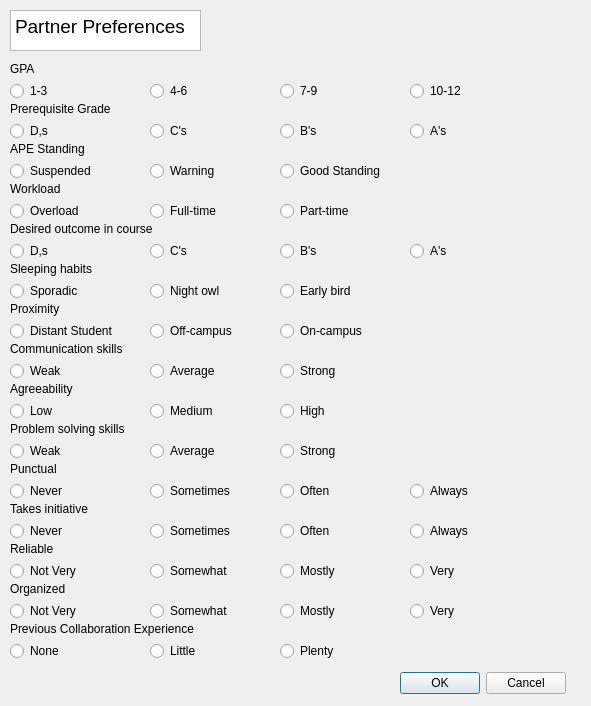
<?xml version="1.0" encoding="UTF-8"?>
<ui version="4.0">
 <class>preferencePage</class>
 <widget class="QWidget" name="preferencePage">
  <property name="geometry">
   <rect>
    <x>0</x>
    <y>0</y>
    <width>591</width>
    <height>706</height>
   </rect>
  </property>
  <property name="windowTitle">
   <string>Form</string>
  </property>
  <widget class="QLabel" name="prereqLabel">
   <property name="geometry">
    <rect>
     <x>10</x>
     <y>100</y>
     <width>131</width>
     <height>17</height>
    </rect>
   </property>
   <property name="text">
    <string>Prerequisite Grade</string>
   </property>
  </widget>
  <widget class="QRadioButton" name="radioButton">
   <property name="geometry">
    <rect>
     <x>10</x>
     <y>120</y>
     <width>117</width>
     <height>22</height>
    </rect>
   </property>
   <property name="text">
    <string>D,s</string>
   </property>
   <attribute name="buttonGroup">
    <string notr="true">prereqButtonGroup</string>
   </attribute>
  </widget>
  <widget class="QRadioButton" name="radioButton_2">
   <property name="geometry">
    <rect>
     <x>150</x>
     <y>120</y>
     <width>117</width>
     <height>22</height>
    </rect>
   </property>
   <property name="text">
    <string>C's</string>
   </property>
   <attribute name="buttonGroup">
    <string notr="true">prereqButtonGroup</string>
   </attribute>
  </widget>
  <widget class="QRadioButton" name="radioButton_3">
   <property name="geometry">
    <rect>
     <x>410</x>
     <y>120</y>
     <width>117</width>
     <height>22</height>
    </rect>
   </property>
   <property name="text">
    <string>A's</string>
   </property>
   <attribute name="buttonGroup">
    <string notr="true">prereqButtonGroup</string>
   </attribute>
  </widget>
  <widget class="QRadioButton" name="radioButton_4">
   <property name="geometry">
    <rect>
     <x>280</x>
     <y>120</y>
     <width>117</width>
     <height>22</height>
    </rect>
   </property>
   <property name="text">
    <string>B's</string>
   </property>
   <attribute name="buttonGroup">
    <string notr="true">prereqButtonGroup</string>
   </attribute>
  </widget>
  <widget class="QRadioButton" name="radioButton_5">
   <property name="geometry">
    <rect>
     <x>10</x>
     <y>160</y>
     <width>117</width>
     <height>22</height>
    </rect>
   </property>
   <property name="text">
    <string>Suspended</string>
   </property>
   <attribute name="buttonGroup">
    <string notr="true">apeButtonGroup</string>
   </attribute>
  </widget>
  <widget class="QLabel" name="APELabel">
   <property name="geometry">
    <rect>
     <x>10</x>
     <y>140</y>
     <width>131</width>
     <height>17</height>
    </rect>
   </property>
   <property name="text">
    <string>APE Standing</string>
   </property>
  </widget>
  <widget class="QRadioButton" name="radioButton_6">
   <property name="geometry">
    <rect>
     <x>150</x>
     <y>160</y>
     <width>117</width>
     <height>22</height>
    </rect>
   </property>
   <property name="text">
    <string>Warning</string>
   </property>
   <attribute name="buttonGroup">
    <string notr="true">apeButtonGroup</string>
   </attribute>
  </widget>
  <widget class="QRadioButton" name="radioButton_7">
   <property name="geometry">
    <rect>
     <x>280</x>
     <y>160</y>
     <width>131</width>
     <height>22</height>
    </rect>
   </property>
   <property name="text">
    <string>Good Standing</string>
   </property>
   <attribute name="buttonGroup">
    <string notr="true">apeButtonGroup</string>
   </attribute>
  </widget>
  <widget class="QRadioButton" name="radioButton_8">
   <property name="geometry">
    <rect>
     <x>10</x>
     <y>200</y>
     <width>117</width>
     <height>22</height>
    </rect>
   </property>
   <property name="text">
    <string>Overload</string>
   </property>
   <attribute name="buttonGroup">
    <string notr="true">workloadButtonGroup</string>
   </attribute>
  </widget>
  <widget class="QLabel" name="workloadLabel">
   <property name="geometry">
    <rect>
     <x>10</x>
     <y>180</y>
     <width>131</width>
     <height>17</height>
    </rect>
   </property>
   <property name="text">
    <string>Workload</string>
   </property>
  </widget>
  <widget class="QRadioButton" name="radioButton_9">
   <property name="geometry">
    <rect>
     <x>150</x>
     <y>200</y>
     <width>117</width>
     <height>22</height>
    </rect>
   </property>
   <property name="text">
    <string>Full-time</string>
   </property>
   <attribute name="buttonGroup">
    <string notr="true">workloadButtonGroup</string>
   </attribute>
  </widget>
  <widget class="QRadioButton" name="radioButton_10">
   <property name="geometry">
    <rect>
     <x>280</x>
     <y>200</y>
     <width>117</width>
     <height>22</height>
    </rect>
   </property>
   <property name="text">
    <string>Part-time</string>
   </property>
   <attribute name="buttonGroup">
    <string notr="true">workloadButtonGroup</string>
   </attribute>
  </widget>
  <widget class="QRadioButton" name="radioButton_11">
   <property name="geometry">
    <rect>
     <x>10</x>
     <y>240</y>
     <width>117</width>
     <height>22</height>
    </rect>
   </property>
   <property name="text">
    <string>D,s</string>
   </property>
   <attribute name="buttonGroup">
    <string notr="true">outcomeButtonGroup</string>
   </attribute>
  </widget>
  <widget class="QLabel" name="outcomeLabel">
   <property name="geometry">
    <rect>
     <x>10</x>
     <y>220</y>
     <width>191</width>
     <height>17</height>
    </rect>
   </property>
   <property name="text">
    <string>Desired outcome in course</string>
   </property>
  </widget>
  <widget class="QRadioButton" name="radioButton_12">
   <property name="geometry">
    <rect>
     <x>150</x>
     <y>240</y>
     <width>117</width>
     <height>22</height>
    </rect>
   </property>
   <property name="text">
    <string>C's</string>
   </property>
   <attribute name="buttonGroup">
    <string notr="true">outcomeButtonGroup</string>
   </attribute>
  </widget>
  <widget class="QRadioButton" name="radioButton_13">
   <property name="geometry">
    <rect>
     <x>280</x>
     <y>240</y>
     <width>117</width>
     <height>22</height>
    </rect>
   </property>
   <property name="text">
    <string>B's</string>
   </property>
   <attribute name="buttonGroup">
    <string notr="true">outcomeButtonGroup</string>
   </attribute>
  </widget>
  <widget class="QRadioButton" name="radioButton_14">
   <property name="geometry">
    <rect>
     <x>410</x>
     <y>240</y>
     <width>117</width>
     <height>22</height>
    </rect>
   </property>
   <property name="text">
    <string>A's</string>
   </property>
   <attribute name="buttonGroup">
    <string notr="true">outcomeButtonGroup</string>
   </attribute>
  </widget>
  <widget class="QRadioButton" name="radioButton_28">
   <property name="geometry">
    <rect>
     <x>10</x>
     <y>280</y>
     <width>117</width>
     <height>22</height>
    </rect>
   </property>
   <property name="text">
    <string>Sporadic</string>
   </property>
   <attribute name="buttonGroup">
    <string notr="true">sleepButtonGroup</string>
   </attribute>
  </widget>
  <widget class="QLabel" name="sleepLabel">
   <property name="geometry">
    <rect>
     <x>10</x>
     <y>260</y>
     <width>131</width>
     <height>17</height>
    </rect>
   </property>
   <property name="text">
    <string>Sleeping habits</string>
   </property>
  </widget>
  <widget class="QRadioButton" name="radioButton_29">
   <property name="geometry">
    <rect>
     <x>150</x>
     <y>280</y>
     <width>117</width>
     <height>22</height>
    </rect>
   </property>
   <property name="text">
    <string>Night owl</string>
   </property>
   <attribute name="buttonGroup">
    <string notr="true">sleepButtonGroup</string>
   </attribute>
  </widget>
  <widget class="QRadioButton" name="radioButton_30">
   <property name="geometry">
    <rect>
     <x>280</x>
     <y>280</y>
     <width>117</width>
     <height>22</height>
    </rect>
   </property>
   <property name="text">
    <string>Early bird</string>
   </property>
   <attribute name="buttonGroup">
    <string notr="true">sleepButtonGroup</string>
   </attribute>
  </widget>
  <widget class="QRadioButton" name="radioButton_31">
   <property name="geometry">
    <rect>
     <x>10</x>
     <y>320</y>
     <width>141</width>
     <height>22</height>
    </rect>
   </property>
   <property name="text">
    <string>Distant Student</string>
   </property>
   <attribute name="buttonGroup">
    <string notr="true">proximityButtonGroup</string>
   </attribute>
  </widget>
  <widget class="QLabel" name="proximityLabel">
   <property name="geometry">
    <rect>
     <x>10</x>
     <y>300</y>
     <width>131</width>
     <height>17</height>
    </rect>
   </property>
   <property name="text">
    <string>Proximity</string>
   </property>
  </widget>
  <widget class="QRadioButton" name="radioButton_32">
   <property name="geometry">
    <rect>
     <x>150</x>
     <y>320</y>
     <width>117</width>
     <height>22</height>
    </rect>
   </property>
   <property name="text">
    <string>Off-campus</string>
   </property>
   <attribute name="buttonGroup">
    <string notr="true">proximityButtonGroup</string>
   </attribute>
  </widget>
  <widget class="QRadioButton" name="radioButton_33">
   <property name="geometry">
    <rect>
     <x>280</x>
     <y>320</y>
     <width>117</width>
     <height>22</height>
    </rect>
   </property>
   <property name="text">
    <string>On-campus</string>
   </property>
   <attribute name="buttonGroup">
    <string notr="true">proximityButtonGroup</string>
   </attribute>
  </widget>
  <widget class="QRadioButton" name="radioButton_34">
   <property name="geometry">
    <rect>
     <x>10</x>
     <y>360</y>
     <width>117</width>
     <height>22</height>
    </rect>
   </property>
   <property name="text">
    <string>Weak</string>
   </property>
   <attribute name="buttonGroup">
    <string notr="true">commSkillsButtonGroup</string>
   </attribute>
  </widget>
  <widget class="QLabel" name="commSkillsLabel">
   <property name="geometry">
    <rect>
     <x>10</x>
     <y>340</y>
     <width>151</width>
     <height>17</height>
    </rect>
   </property>
   <property name="text">
    <string>Communication skills</string>
   </property>
  </widget>
  <widget class="QRadioButton" name="radioButton_35">
   <property name="geometry">
    <rect>
     <x>150</x>
     <y>360</y>
     <width>117</width>
     <height>22</height>
    </rect>
   </property>
   <property name="text">
    <string>Average</string>
   </property>
   <attribute name="buttonGroup">
    <string notr="true">commSkillsButtonGroup</string>
   </attribute>
  </widget>
  <widget class="QRadioButton" name="radioButton_36">
   <property name="geometry">
    <rect>
     <x>280</x>
     <y>360</y>
     <width>117</width>
     <height>22</height>
    </rect>
   </property>
   <property name="text">
    <string>Strong</string>
   </property>
   <attribute name="buttonGroup">
    <string notr="true">commSkillsButtonGroup</string>
   </attribute>
  </widget>
  <widget class="QRadioButton" name="radioButton_37">
   <property name="geometry">
    <rect>
     <x>10</x>
     <y>400</y>
     <width>117</width>
     <height>22</height>
    </rect>
   </property>
   <property name="text">
    <string>Low</string>
   </property>
   <attribute name="buttonGroup">
    <string notr="true">agreeabilityButtonGroup</string>
   </attribute>
  </widget>
  <widget class="QLabel" name="agreeLabel">
   <property name="geometry">
    <rect>
     <x>10</x>
     <y>380</y>
     <width>131</width>
     <height>17</height>
    </rect>
   </property>
   <property name="text">
    <string>Agreeability</string>
   </property>
  </widget>
  <widget class="QRadioButton" name="radioButton_38">
   <property name="geometry">
    <rect>
     <x>150</x>
     <y>400</y>
     <width>117</width>
     <height>22</height>
    </rect>
   </property>
   <property name="text">
    <string>Medium</string>
   </property>
   <attribute name="buttonGroup">
    <string notr="true">agreeabilityButtonGroup</string>
   </attribute>
  </widget>
  <widget class="QRadioButton" name="radioButton_39">
   <property name="geometry">
    <rect>
     <x>280</x>
     <y>400</y>
     <width>117</width>
     <height>22</height>
    </rect>
   </property>
   <property name="text">
    <string>High</string>
   </property>
   <attribute name="buttonGroup">
    <string notr="true">agreeabilityButtonGroup</string>
   </attribute>
  </widget>
  <widget class="QRadioButton" name="radioButton_40">
   <property name="geometry">
    <rect>
     <x>10</x>
     <y>440</y>
     <width>117</width>
     <height>22</height>
    </rect>
   </property>
   <property name="text">
    <string>Weak</string>
   </property>
   <attribute name="buttonGroup">
    <string notr="true">problemSolvingButtonGroup</string>
   </attribute>
  </widget>
  <widget class="QLabel" name="problemLabel">
   <property name="geometry">
    <rect>
     <x>10</x>
     <y>420</y>
     <width>151</width>
     <height>17</height>
    </rect>
   </property>
   <property name="text">
    <string>Problem solving skills</string>
   </property>
  </widget>
  <widget class="QRadioButton" name="radioButton_41">
   <property name="geometry">
    <rect>
     <x>150</x>
     <y>440</y>
     <width>117</width>
     <height>22</height>
    </rect>
   </property>
   <property name="text">
    <string>Average</string>
   </property>
   <attribute name="buttonGroup">
    <string notr="true">problemSolvingButtonGroup</string>
   </attribute>
  </widget>
  <widget class="QRadioButton" name="radioButton_42">
   <property name="geometry">
    <rect>
     <x>280</x>
     <y>440</y>
     <width>117</width>
     <height>22</height>
    </rect>
   </property>
   <property name="text">
    <string>Strong</string>
   </property>
   <attribute name="buttonGroup">
    <string notr="true">problemSolvingButtonGroup</string>
   </attribute>
  </widget>
  <widget class="QRadioButton" name="radioButton_43">
   <property name="geometry">
    <rect>
     <x>10</x>
     <y>480</y>
     <width>117</width>
     <height>22</height>
    </rect>
   </property>
   <property name="text">
    <string>Never</string>
   </property>
   <attribute name="buttonGroup">
    <string notr="true">punctualityButtonGroup</string>
   </attribute>
  </widget>
  <widget class="QLabel" name="punctualLabel">
   <property name="geometry">
    <rect>
     <x>10</x>
     <y>460</y>
     <width>131</width>
     <height>17</height>
    </rect>
   </property>
   <property name="text">
    <string>Punctual</string>
   </property>
  </widget>
  <widget class="QRadioButton" name="radioButton_44">
   <property name="geometry">
    <rect>
     <x>150</x>
     <y>480</y>
     <width>117</width>
     <height>22</height>
    </rect>
   </property>
   <property name="text">
    <string>Sometimes</string>
   </property>
   <attribute name="buttonGroup">
    <string notr="true">punctualityButtonGroup</string>
   </attribute>
  </widget>
  <widget class="QRadioButton" name="radioButton_45">
   <property name="geometry">
    <rect>
     <x>280</x>
     <y>480</y>
     <width>117</width>
     <height>22</height>
    </rect>
   </property>
   <property name="text">
    <string>Often</string>
   </property>
   <attribute name="buttonGroup">
    <string notr="true">punctualityButtonGroup</string>
   </attribute>
  </widget>
  <widget class="QRadioButton" name="radioButton_46">
   <property name="geometry">
    <rect>
     <x>410</x>
     <y>480</y>
     <width>117</width>
     <height>22</height>
    </rect>
   </property>
   <property name="text">
    <string>Always</string>
   </property>
   <attribute name="buttonGroup">
    <string notr="true">punctualityButtonGroup</string>
   </attribute>
  </widget>
  <widget class="QRadioButton" name="radioButton_47">
   <property name="geometry">
    <rect>
     <x>10</x>
     <y>520</y>
     <width>117</width>
     <height>22</height>
    </rect>
   </property>
   <property name="text">
    <string>Never</string>
   </property>
   <attribute name="buttonGroup">
    <string notr="true">initiativeButtonGroup</string>
   </attribute>
  </widget>
  <widget class="QLabel" name="initiativeLabel">
   <property name="geometry">
    <rect>
     <x>10</x>
     <y>500</y>
     <width>131</width>
     <height>17</height>
    </rect>
   </property>
   <property name="text">
    <string>Takes initiative</string>
   </property>
  </widget>
  <widget class="QRadioButton" name="radioButton_48">
   <property name="geometry">
    <rect>
     <x>150</x>
     <y>520</y>
     <width>117</width>
     <height>22</height>
    </rect>
   </property>
   <property name="text">
    <string>Sometimes</string>
   </property>
   <attribute name="buttonGroup">
    <string notr="true">initiativeButtonGroup</string>
   </attribute>
  </widget>
  <widget class="QRadioButton" name="radioButton_49">
   <property name="geometry">
    <rect>
     <x>280</x>
     <y>520</y>
     <width>117</width>
     <height>22</height>
    </rect>
   </property>
   <property name="text">
    <string>Often</string>
   </property>
   <attribute name="buttonGroup">
    <string notr="true">initiativeButtonGroup</string>
   </attribute>
  </widget>
  <widget class="QRadioButton" name="radioButton_50">
   <property name="geometry">
    <rect>
     <x>410</x>
     <y>520</y>
     <width>117</width>
     <height>22</height>
    </rect>
   </property>
   <property name="text">
    <string>Always</string>
   </property>
   <attribute name="buttonGroup">
    <string notr="true">initiativeButtonGroup</string>
   </attribute>
  </widget>
  <widget class="QRadioButton" name="radioButton_51">
   <property name="geometry">
    <rect>
     <x>10</x>
     <y>560</y>
     <width>117</width>
     <height>22</height>
    </rect>
   </property>
   <property name="text">
    <string>Not Very</string>
   </property>
   <attribute name="buttonGroup">
    <string notr="true">reliableButtonGroup</string>
   </attribute>
  </widget>
  <widget class="QLabel" name="reliableLabel">
   <property name="geometry">
    <rect>
     <x>10</x>
     <y>540</y>
     <width>131</width>
     <height>17</height>
    </rect>
   </property>
   <property name="text">
    <string>Reliable</string>
   </property>
  </widget>
  <widget class="QRadioButton" name="radioButton_52">
   <property name="geometry">
    <rect>
     <x>150</x>
     <y>560</y>
     <width>117</width>
     <height>22</height>
    </rect>
   </property>
   <property name="text">
    <string>Somewhat</string>
   </property>
   <attribute name="buttonGroup">
    <string notr="true">reliableButtonGroup</string>
   </attribute>
  </widget>
  <widget class="QRadioButton" name="radioButton_53">
   <property name="geometry">
    <rect>
     <x>280</x>
     <y>560</y>
     <width>117</width>
     <height>22</height>
    </rect>
   </property>
   <property name="text">
    <string>Mostly</string>
   </property>
   <attribute name="buttonGroup">
    <string notr="true">reliableButtonGroup</string>
   </attribute>
  </widget>
  <widget class="QRadioButton" name="radioButton_54">
   <property name="geometry">
    <rect>
     <x>410</x>
     <y>560</y>
     <width>117</width>
     <height>22</height>
    </rect>
   </property>
   <property name="text">
    <string>Very</string>
   </property>
   <attribute name="buttonGroup">
    <string notr="true">reliableButtonGroup</string>
   </attribute>
  </widget>
  <widget class="QRadioButton" name="radioButton_55">
   <property name="geometry">
    <rect>
     <x>10</x>
     <y>600</y>
     <width>117</width>
     <height>22</height>
    </rect>
   </property>
   <property name="text">
    <string>Not Very</string>
   </property>
   <attribute name="buttonGroup">
    <string notr="true">organizedButtonGroup</string>
   </attribute>
  </widget>
  <widget class="QLabel" name="organizedLabel">
   <property name="geometry">
    <rect>
     <x>10</x>
     <y>580</y>
     <width>131</width>
     <height>17</height>
    </rect>
   </property>
   <property name="text">
    <string>Organized</string>
   </property>
  </widget>
  <widget class="QRadioButton" name="radioButton_56">
   <property name="geometry">
    <rect>
     <x>150</x>
     <y>600</y>
     <width>117</width>
     <height>22</height>
    </rect>
   </property>
   <property name="text">
    <string>Somewhat</string>
   </property>
   <attribute name="buttonGroup">
    <string notr="true">organizedButtonGroup</string>
   </attribute>
  </widget>
  <widget class="QRadioButton" name="radioButton_57">
   <property name="geometry">
    <rect>
     <x>280</x>
     <y>600</y>
     <width>117</width>
     <height>22</height>
    </rect>
   </property>
   <property name="text">
    <string>Mostly</string>
   </property>
   <attribute name="buttonGroup">
    <string notr="true">organizedButtonGroup</string>
   </attribute>
  </widget>
  <widget class="QRadioButton" name="radioButton_58">
   <property name="geometry">
    <rect>
     <x>410</x>
     <y>600</y>
     <width>117</width>
     <height>22</height>
    </rect>
   </property>
   <property name="text">
    <string>Very</string>
   </property>
   <attribute name="buttonGroup">
    <string notr="true">organizedButtonGroup</string>
   </attribute>
  </widget>
  <widget class="QRadioButton" name="radioButton_15">
   <property name="geometry">
    <rect>
     <x>10</x>
     <y>80</y>
     <width>61</width>
     <height>22</height>
    </rect>
   </property>
   <property name="text">
    <string>1-3</string>
   </property>
   <attribute name="buttonGroup">
    <string notr="true">gpaButtonGroup</string>
   </attribute>
  </widget>
  <widget class="QRadioButton" name="radioButton_19">
   <property name="geometry">
    <rect>
     <x>150</x>
     <y>80</y>
     <width>51</width>
     <height>22</height>
    </rect>
   </property>
   <property name="text">
    <string>4-6</string>
   </property>
   <attribute name="buttonGroup">
    <string notr="true">gpaButtonGroup</string>
   </attribute>
  </widget>
  <widget class="QLabel" name="gpaLabel">
   <property name="geometry">
    <rect>
     <x>10</x>
     <y>60</y>
     <width>131</width>
     <height>17</height>
    </rect>
   </property>
   <property name="text">
    <string>GPA</string>
   </property>
  </widget>
  <widget class="QRadioButton" name="radioButton_22">
   <property name="geometry">
    <rect>
     <x>280</x>
     <y>80</y>
     <width>61</width>
     <height>22</height>
    </rect>
   </property>
   <property name="text">
    <string>7-9</string>
   </property>
   <attribute name="buttonGroup">
    <string notr="true">gpaButtonGroup</string>
   </attribute>
  </widget>
  <widget class="QDialogButtonBox" name="buttonBox">
   <property name="geometry">
    <rect>
     <x>390</x>
     <y>670</y>
     <width>176</width>
     <height>27</height>
    </rect>
   </property>
   <property name="standardButtons">
    <set>QDialogButtonBox::Cancel|QDialogButtonBox::Ok</set>
   </property>
  </widget>
  <widget class="QTextBrowser" name="preferenceLabel">
   <property name="geometry">
    <rect>
     <x>10</x>
     <y>10</y>
     <width>191</width>
     <height>41</height>
    </rect>
   </property>
   <property name="html">
    <string>&lt;!DOCTYPE HTML PUBLIC &quot;-//W3C//DTD HTML 4.0//EN&quot; &quot;http://www.w3.org/TR/REC-html40/strict.dtd&quot;&gt;
&lt;html&gt;&lt;head&gt;&lt;meta name=&quot;qrichtext&quot; content=&quot;1&quot; /&gt;&lt;style type=&quot;text/css&quot;&gt;
p, li { white-space: pre-wrap; }
&lt;/style&gt;&lt;/head&gt;&lt;body style=&quot; font-family:'Ubuntu'; font-size:11pt; font-weight:400; font-style:normal;&quot;&gt;
&lt;p style=&quot; margin-top:0px; margin-bottom:0px; margin-left:0px; margin-right:0px; -qt-block-indent:0; text-indent:0px;&quot;&gt;&lt;span style=&quot; font-size:14pt;&quot;&gt;Partner Preferences&lt;/span&gt;&lt;/p&gt;&lt;/body&gt;&lt;/html&gt;</string>
   </property>
  </widget>
  <widget class="QLabel" name="collabLabel">
   <property name="geometry">
    <rect>
     <x>10</x>
     <y>620</y>
     <width>241</width>
     <height>17</height>
    </rect>
   </property>
   <property name="text">
    <string>Previous Collaboration Experience</string>
   </property>
  </widget>
  <widget class="QRadioButton" name="radioButton_59">
   <property name="geometry">
    <rect>
     <x>10</x>
     <y>640</y>
     <width>117</width>
     <height>22</height>
    </rect>
   </property>
   <property name="text">
    <string>None</string>
   </property>
   <attribute name="buttonGroup">
    <string notr="true">collabButtonGroup</string>
   </attribute>
  </widget>
  <widget class="QRadioButton" name="radioButton_60">
   <property name="geometry">
    <rect>
     <x>150</x>
     <y>640</y>
     <width>117</width>
     <height>22</height>
    </rect>
   </property>
   <property name="text">
    <string>Little</string>
   </property>
   <attribute name="buttonGroup">
    <string notr="true">collabButtonGroup</string>
   </attribute>
  </widget>
  <widget class="QRadioButton" name="radioButton_61">
   <property name="geometry">
    <rect>
     <x>280</x>
     <y>640</y>
     <width>117</width>
     <height>22</height>
    </rect>
   </property>
   <property name="text">
    <string>Plenty</string>
   </property>
   <attribute name="buttonGroup">
    <string notr="true">collabButtonGroup</string>
   </attribute>
  </widget>
  <widget class="QRadioButton" name="radioButton_23">
   <property name="geometry">
    <rect>
     <x>410</x>
     <y>80</y>
     <width>71</width>
     <height>22</height>
    </rect>
   </property>
   <property name="text">
    <string>10-12</string>
   </property>
   <attribute name="buttonGroup">
    <string notr="true">gpaButtonGroup</string>
   </attribute>
  </widget>
 </widget>
 <resources/>
 <connections/>
 <buttongroups>
  <buttongroup name="sleepButtonGroup"/>
  <buttongroup name="agreeabilityButtonGroup"/>
  <buttongroup name="apeButtonGroup"/>
  <buttongroup name="organizedButtonGroup"/>
  <buttongroup name="proximityButtonGroup"/>
  <buttongroup name="problemSolvingButtonGroup"/>
  <buttongroup name="reliableButtonGroup"/>
  <buttongroup name="commSkillsButtonGroup"/>
  <buttongroup name="collabButtonGroup"/>
  <buttongroup name="outcomeButtonGroup"/>
  <buttongroup name="punctualityButtonGroup"/>
  <buttongroup name="initiativeButtonGroup"/>
  <buttongroup name="prereqButtonGroup"/>
  <buttongroup name="workloadButtonGroup"/>
  <buttongroup name="gpaButtonGroup"/>
 </buttongroups>
</ui>
